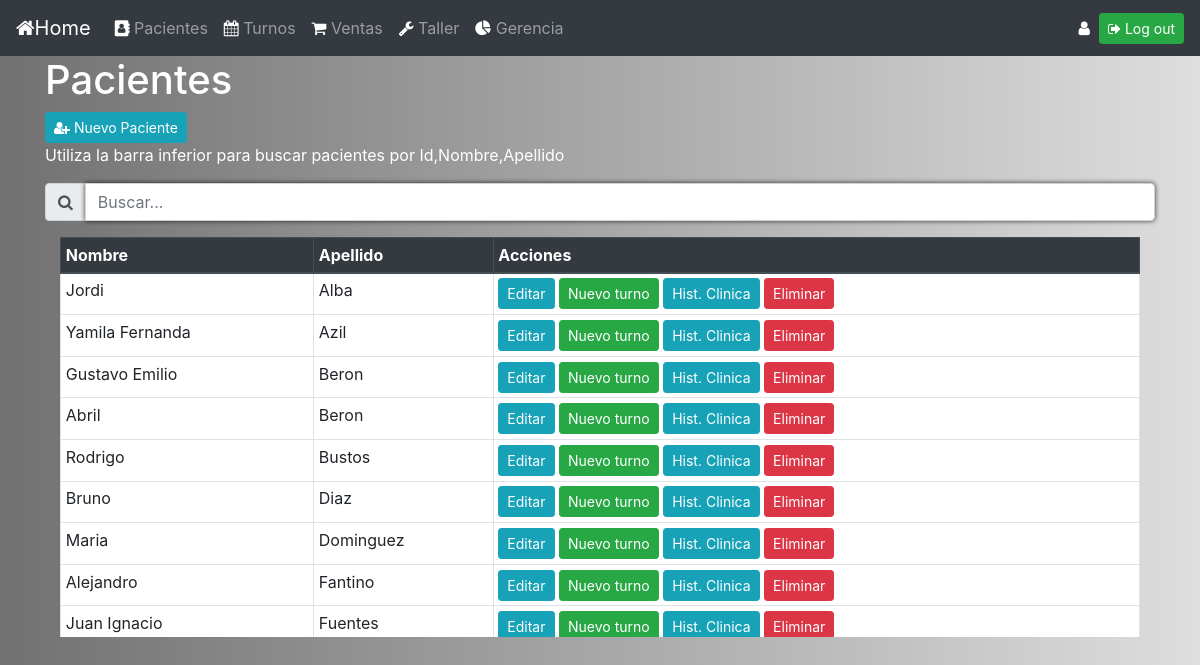
The page /pacientes (signed in) on the database as committed earlier.
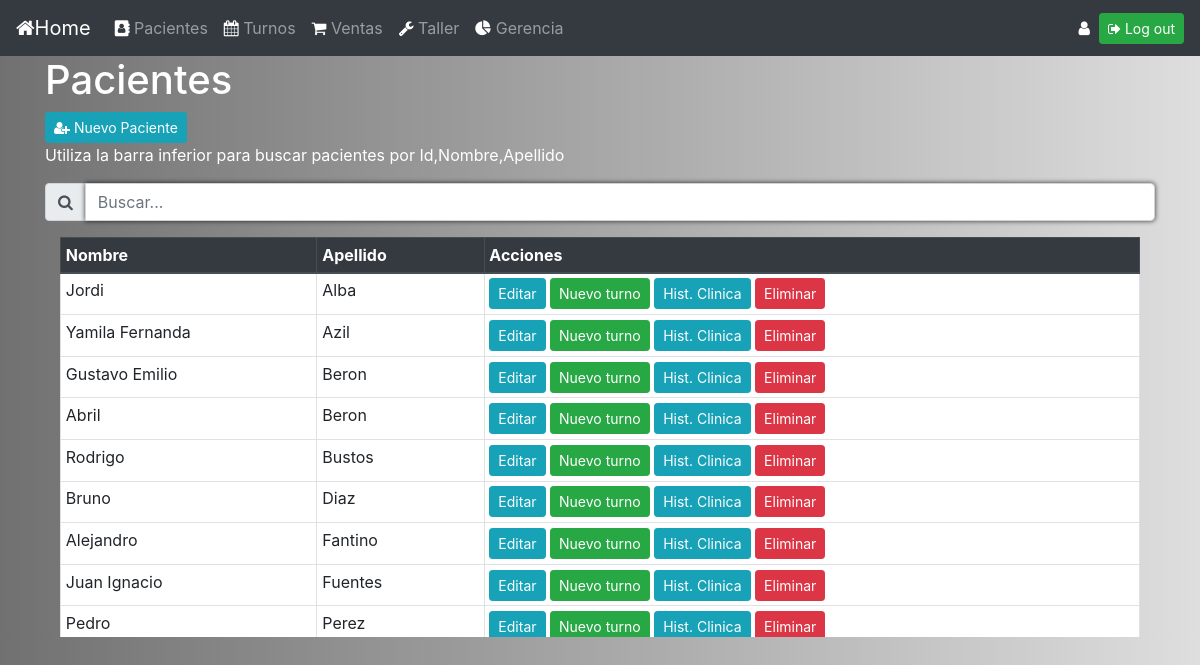
The same page on the database as committed later.
### gestion_consultorio/models.py (models this page shows, shortened)
class paciente(models.Model):
    nombre = models.CharField(max_length=64)
    apellido = models.CharField(max_length=64)

### gestion_consultorio/views.py (the view, shortened to what this page needs)
# urls.py: path('pacientes', views.pacientes, name='pacientes'),
@login_required(login_url='login_view')
@user_passes_test(acceso_pacientes, login_url='errorpermisos')
def pacientes(request):
    return render(request,"pacientes.html", {"medicos":medico.objects.all(),"pacientes": paciente.objects.all().order_by('apellido'), "form": FormNuevoPaciente()})

### gestion_consultorio/views.py
class FormNuevoPaciente(forms.Form):
    nombre = forms.CharField(label="Nombre")
    apellido =forms.CharField(label="Apellido")

### gestion_consultorio/views.py (called while the page is built)
def acceso_pacientes(user):
    return user.groups.filter(name__in=['Medicos','Secretarias']).exists()

### gestion_consultorio/templates/pacientes.html (shortened to what this page needs)
{% extends "layout.html" %}
{% block body %}
<div class="container">
  <h1 style="color:white">Pacientes</h1>
  {% if perms.gestion_consultorio.change_paciente %}
    <button type="button" class="btn btn-info btn-sm" data-toggle="modal" data-target="#nuevo_paciente"><i class="fa fa-user-plus" aria-hidden="true"></i> Nuevo Paciente</button>
  {% else %}
    <button type="button" class="btn btn-info btn-sm" disabled><i class="fa fa-user-plus" aria-hidden="true"></i> Nuevo Paciente</button>
  {% endif %}
  <p style="color:white">Utiliza la barra inferior para buscar pacientes por Id,Nombre,Apellido</p>
  <div class="input-group mb-3">
    <div class="input-group-prepend">
      <span class="input-group-text" id="basic-addon1"><i class="fa fa-search"></i></span>
    </div>
    <input type="text" class="form-control" id="buscar_tabla" placeholder="Buscar..." aria-label="Username" aria-describedby="basic-addon1">
  </div>
</div>
<div class="container">
  <div id="div1" class ="col-md-12">
    <table border="1" class="table table-hover table-bordered bg-white table-sm">
      <thead class="thead-dark">
        <tr>
          <th scope="col">Nombre</th>
          <th scope="col">Apellido</th>
          <th scope="col">Acciones</th>
        </tr>
      </thead>
      <tbody id="tabla_busqueda">
        {% for unPaciente in pacientes %}
          <tr>
            <td>{{unPaciente.nombre}}</td>
            <td>{{unPaciente.apellido}}</td>
            <td>
              {% if perms.gestion_consultorio.change_paciente %}
                <button type="button" class="btn btn-info btn-sm" data-toggle="modal" data-target="#editar_paciente" onclick="editar_paciente(this);" value="{{unPaciente.id}},{{unPaciente.nombre}},{{unPaciente.apellido}}">Editar</button>
                <button type="button" class="btn btn-success btn-sm" data-toggle="modal" data-target="#nuevo_turno" onclick="mostrarvalor(this);" value="{{unPaciente.id}},{{unPaciente.nombre}},{{unPaciente.apellido}}">Nuevo turno</button>
                <a href="{% url 'historia_clinica' unPaciente.id %}" class="btn btn-info btn-sm">Hist. Clinica</a>
                <a href="{% url 'eliminar_paciente' unPaciente.id %}" class="btn btn-danger btn-sm btn-delete" id="btn-delete">Eliminar</a>
              {% endif %}
            </td>
          </tr>
        {% endfor %}
      </tbody>
    </table>
  </div>
</div>
{% endblock %}

Rows that differ between the two databases and show on the page:
removed paciente: nombre "Maria", apellido "Dominguez"
now on this page (row unchanged): paciente: nombre "Pedro", apellido "Perez"
